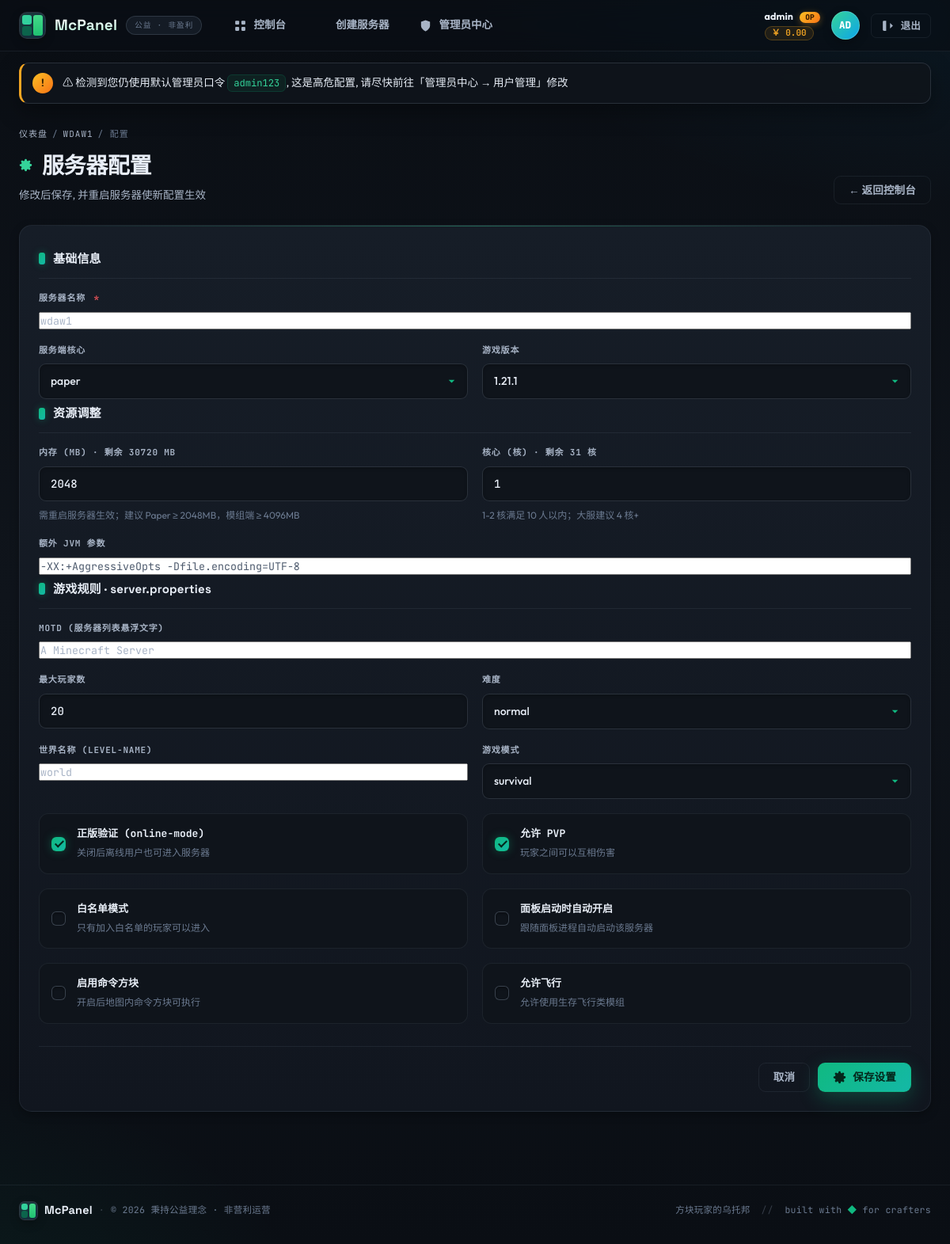
The app's page /servers/2/settings (signed in) with its own data.
### models.py (models this page shows, shortened)
class User(UserMixin, db.Model):
    __tablename__ = 'users'
    id = db.Column(db.Integer, primary_key=True)
    username = db.Column(db.String(80), unique=True, nullable=False, index=True)
    email = db.Column(db.String(120), unique=True, nullable=False)
    password_hash = db.Column(db.String(256), nullable=False)
    is_admin = db.Column(db.Boolean, default=False)
    max_servers = db.Column(db.Integer, default=2)        # 最大服务器数量
    total_memory = db.Column(db.Integer, default=4096)    # 总内存配额 MB
    total_cores = db.Column(db.Integer, default=2)        # 总核心配额
    balance = db.Column(db.Float, default=0.0)            # 余额
    created_at = db.Column(db.DateTime, default=datetime.utcnow)
    servers = db.relationship('ServerInstance', backref='owner', lazy=True, cascade='all, delete-orphan')

class ServerInstance(db.Model):
    __tablename__ = 'servers'
    id = db.Column(db.Integer, primary_key=True)
    name = db.Column(db.String(100), nullable=False)
    user_id = db.Column(db.Integer, db.ForeignKey('users.id'), nullable=False)
    node_id = db.Column(db.Integer, db.ForeignKey('nodes.id'), nullable=True)
    server_type = db.Column(db.String(50), default='paper')  # paper, vanilla, forge, fabric, spigot
    version = db.Column(db.String(20), default='1.20.4')
    memory = db.Column(db.Integer, default=2048)            # MB
    cores = db.Column(db.Integer, default=1)
    port = db.Column(db.Integer, unique=True, nullable=False)
    motd = db.Column(db.String(200), default='A Minecraft Server')
    max_players = db.Column(db.Integer, default=20)
    status = db.Column(db.String(20), default='stopped')    # running, stopped, starting, stopping, crashed
    pid = db.Column(db.Integer, nullable=True)
    player_count = db.Column(db.Integer, default=0)
    uptime_seconds = db.Column(db.BigInteger, default=0)
    last_started = db.Column(db.DateTime, nullable=True)
    created_at = db.Column(db.DateTime, default=datetime.utcnow)
    updated_at = db.Column(db.DateTime, default=datetime.utcnow, onupdate=datetime.utcnow)
    server_path = db.Column(db.String(500), nullable=True)   # 服务器目录绝对路径
    jar_file = db.Column(db.String(200), default='server.jar')
    java_args = db.Column(db.String(500), default='')         # 额外 JVM 参数
    auto_start = db.Column(db.Boolean, default=False)
    online_mode = db.Column(db.Boolean, default=True)         # 正版验证
    pvp_enabled = db.Column(db.Boolean, default=True)
    difficulty = db.Column(db.String(10), default='normal')   # peaceful, easy, normal, hard
    level_name = db.Column(db.String(100), default='world')
    whitelist_enabled = db.Column(db.Boolean, default=False)

### app.py (the view, shortened to what this page needs)
@app.route('/servers/<int:sid>/settings', methods=['GET', 'POST'])
@login_required
def server_settings(sid: int):
    sv = _own_server(sid)
    ctl = get_controller(sv)
    user_servers = ServerInstance.query.filter_by(user_id=current_user.id).all()
    used_mem = sum(s.memory for s in user_servers if s.id != sv.id)
    used_cores = sum(s.cores for s in user_servers if s.id != sv.id)
    remain_mem = current_user.total_memory - used_mem
    remain_cores = current_user.total_cores - used_cores
    return render_template('server_settings.html', s=sv, sid=sv.id,
                           remain_mem=remain_mem, remain_cores=remain_cores)

### app.py (called while the page is built, shortened)
def _generate_csrf_token() -> str:
    if '_csrf_token' not in session:
        session['_csrf_token'] = _secrets.token_urlsafe(32)
    return session['_csrf_token']

@app.before_request
def _csrf_protect():
    method = request.method.upper()
    if method in ('GET', 'HEAD', 'OPTIONS'):
        return

@app.context_processor
def _inject_csrf_token():
    return {'csrf_token': _generate_csrf_token}

def get_controller(inst: ServerInstance):
    if inst.node_id is not None:
        return RemoteServerProxy(inst)
    with _controllers_lock:
        c = _SERVER_CONTROLLERS.get(inst.id)
        if not c:
            c = MinecraftServer(inst, socketio, str(SERVERS_DIR))
            _SERVER_CONTROLLERS[inst.id] = c
        return c

@login_manager.user_loader
def load_user(uid: str):
    try:
        return db.session.get(User, int(uid))
    except Exception:
        return None

@app.context_processor
def inject_globals():
    return {
        'now_year': datetime.utcnow().year,
        'panel_name': 'McPanel 我的世界开服面板',
        'simpfun_like': True,
    }

def _own_server(sid: int) -> ServerInstance:
    sv = db.session.get(ServerInstance, sid)
    if not sv:
        abort(404)
    if sv.user_id != current_user.id and not current_user.is_admin:
        abort(403)
    return sv

### templates/server_settings.html (shortened to what this page needs)
{% extends '_base.html' %}
{% block content %}
<div class="dash-header">
  <div>
    <div class="crumb"><a href="{{ url_for('dashboard') }}">仪表盘</a> / <a href="{{ url_for('server_detail', sid=s.id) }}">{{ s.name }}</a> / 配置</div>
    <h1 class="dash-title"><i data-i="gear"></i> 服务器配置</h1>
    <p class="dash-sub">修改后保存, 并重启服务器使新配置生效</p>
  </div>
  <div class="dash-actions">
    <a class="btn btn-ghost" href="{{ url_for('server_detail', sid=s.id) }}">← 返回控制台</a>
  </div>
</div>
<form method="post" class="card-panel form-panel">
  <h3 class="form-title">基础信息</h3>
  <div class="form-grid">
    <label class="form-item span-2">
      <span>服务器名称 <span class="req">*</span></span>
      <input name="name" value="{{ s.name }}" required maxlength="60"/>
    </label>
    <label class="form-item">
      <span>服务端核心</span>
      <select name="server_type">
        {% for t in ['paper','spigot','vanilla','fabric','forge'] %}
        <option value="{{ t }}" {% if s.server_type == t %}selected{% endif %}>{{ t }}</option>
        {% endfor %}
      </select>
    </label>
    <label class="form-item">
      <span>游戏版本</span>
      <select name="version">
        {% for v in ['1.21.1','1.20.6','1.20.4','1.20.1','1.19.4','1.18.2','1.17.1','1.16.5','1.12.2','1.8.9'] %}
        <option {% if s.version == v %}selected{% endif %}>{{ v }}</option>
        {% endfor %}
      </select>
    </label>
  </div>
  <h3 class="form-title">资源调整</h3>
  <div class="form-grid">
    <label class="form-item">
      <span>内存 (MB) · 剩余 {{ remain_mem }} MB</span>
      <input name="memory" type="number" min="512" max="{{ remain_mem + s.memory }}" value="{{ s.memory }}" step="256"/>
      <small>需重启服务器生效；建议 Paper ≥ 2048MB，模组端 ≥ 4096MB</small>
    </label>
    <label class="form-item">
      <span>核心 (核) · 剩余 {{ remain_cores }} 核</span>
      <input name="cores" type="number" min="1" max="{{ remain_cores + s.cores }}" value="{{ s.cores }}" />
      <small>1-2 核满足 10 人以内；大服建议 4 核+</small>
    </label>
    <label class="form-item span-2">
      <span>额外 JVM 参数</span>
      <input name="java_args" value="{{ s.java_args }}" placeholder="-XX:+AggressiveOpts -Dfile.encoding=UTF-8" />
    </label>
  </div>
  <h3 class="form-title">游戏规则 · server.properties</h3>
  <div class="form-grid">
    <label class="form-item span-2">
      <span>MOTD (服务器列表悬浮文字)</span>
      <input name="motd" value="{{ s.motd }}" maxlength="200"/>
    </label>
    <label class="form-item">
      <span>最大玩家数</span>
      <input name="max_players" type="number" min="1" max="200" value="{{ s.max_players }}"/>
    </label>
    <label class="form-item">
      <span>难度</span>
      <select name="difficulty">
        {% for d in ['peaceful','easy','normal','hard'] %}
        <option {% if s.difficulty == d %}selected{% endif %}>{{ d }}</option>
        {% endfor %}
      </select>
    </label>
    <label class="form-item">
      <span>世界名称 (level-name)</span>
      <input name="level_name" value="{{ s.level_name }}" maxlength="60"/>
    </label>
    <label class="form-item">
      <span>游戏模式</span>
      <select name="gamemode">
        {% for g in ['survival','creative','adventure','spectator'] %}
        <option {% if (s.gamemode or 'survival') == g %}selected{% endif %}>{{ g }}</option>
        {% endfor %}
      </select>
    </label>
    <label class="form-check form-item">
      <input type="checkbox" class="b-check" name="online_mode" {% if s.online_mode %}checked{% endif %}/>
      <span><b>正版验证 (online-mode)</b><small>关闭后离线用户也可进入服务器</small></span>
    </label>
    <label class="form-check form-item">
      <input type="checkbox" class="b-check" name="pvp_enabled" {% if s.pvp_enabled %}checked{% endif %}/>
      <span><b>允许 PVP</b><small>玩家之间可以互相伤害</small></span>
    </label>
    <label class="form-check form-item">
      <input type="checkbox" class="b-check" name="whitelist_enabled" {% if s.whitelist_enabled %}checked{% endif %}/>
      <span><b>白名单模式</b><small>只有加入白名单的玩家可以进入</small></span>
    </label>
    <label class="form-check form-item">
      <input type="checkbox" class="b-check" name="auto_start" {% if s.auto_start %}checked{% endif %}/>
      <span><b>面板启动时自动开启</b><small>跟随面板进程自动启动该服务器</small></span>
    </label>
    <label class="form-check form-item">
      <input type="checkbox" class="b-check" name="enable_command_block" {% if s.enable_command_block %}checked{% endif %}/>
      <span><b>启用命令方块</b><small>开启后地图内命令方块可执行</small></span>
    </label>
    <label class="form-check form-item">
      <input type="checkbox" class="b-check" name="allow_flight" {% if s.allow_flight %}checked{% endif %}/>
      <span><b>允许飞行</b><small>允许使用生存飞行类模组</small></span>
    </label>
  </div>
  <div class="form-actions">
    <a class="btn btn-ghost" href="{{ url_for('server_detail', sid=s.id) }}">取消</a>
    <button class="btn btn-primary" type="submit">
      <i data-i="gear"></i>
      保存设置
    </button>
  </div>
</form>
{% endblock %}

### templates/_base.html (shortened to what this page needs)
<!DOCTYPE html>
<html lang="zh-CN">
<head>
  <link rel="stylesheet" href="{{ url_for('static', filename='css/app.css') }}" />
</head>
<body class="{% block body_class %}{% endblock %}">
  <div class="bg-layer bg-noise" aria-hidden="true"></div>
  <div class="bg-layer bg-grad" aria-hidden="true"></div>
  {% if current_user.is_authenticated %}
  <header class="topbar">
    <div class="topbar-inner">
      <a class="brand" href="{{ url_for('dashboard') }}">
        <span class="brand-mark" aria-hidden="true">
          <span class="bm bm-1"></span><span class="bm bm-2"></span><span class="bm bm-3"></span>
        </span>
        <span class="brand-text">McPanel</span>
        <span class="brand-tag">公益 · 非盈利</span>
      </a>
      <nav class="nav-links" role="navigation">
        <a href="{{ url_for('dashboard') }}" class="{% if request.endpoint == 'dashboard' %}active{% endif %}">
          <i data-i="grid"></i>
          <span>控制台</span>
        </a>
        <a href="{{ url_for('server_new') }}" class="{% if request.endpoint == 'server_new' %}active{% endif %}">
          <i data-i="plus"></i>
          <span>创建服务器</span>
        </a>
        {% if current_user.is_admin %}
        <div class="nav-item-group">
          <a href="{{ url_for('admin_center') }}" class="{% if request.endpoint and request.endpoint.startswith('admin') %}active{% endif %}">
            <i data-i="shield"></i>
            <span>管理员中心</span>
          </a>
        </div>
        {% endif %}
      </nav>
      <div class="user-area">
        <div class="user-info">
          <div class="user-name">
            {{ current_user.username }}
            {% if current_user.is_admin %}<span class="badge-admin">OP</span>{% endif %}
          </div>
          <div class="user-balance">￥ {{ '%.2f' % current_user.balance }}</div>
        </div>
        <div class="user-avatar" title="{{ current_user.username }}">
          {{ current_user.username[:2].upper() }}
        </div>
        <a class="btn btn-ghost btn-sm" href="{{ url_for('auth_logout') }}">
          <i data-i="logout"></i>退出
        </a>
      </div>
    </div>
  </header>
  {% endif %}
  <div class="flash-wrap">
    {% if session.get('_must_change_admin_password') and current_user.is_admin %}
    <div class="flash flash-warning" style="position:sticky;top:0;z-index:50">
      <span class="flash-icon">!</span>
      <span class="flash-text">⚠ 检测到您仍使用默认管理员口令 <code>admin123</code>, 这是高危配置, 请尽快前往「管理员中心 → 用户管理」修改</span>
    </div>
    {% endif %}
  </div>
  <main class="main-wrap">
    {% block content %}{% endblock %}
  </main>
  <footer class="site-footer">
    <div class="fcol">
      <span class="f-brand">
        <span class="brand-mark sm" aria-hidden="true">
          <span class="bm bm-1"></span><span class="bm bm-2"></span><span class="bm bm-3"></span>
        </span>
        McPanel
      </span>
      <span class="f-dot">·</span>
      <span>© {{ now_year }} 秉持公益理念 · 非营利运营</span>
    </div>
    <div class="fcol right">
      <span class="f-meta">方块玩家的乌托邦</span>
      <span class="f-sep">//</span>
      <span class="f-heart">built with <span>◆</span> for crafters</span>
    </div>
  </footer>
</body>
</html>

### records on screen
User: username "admin", balance "0.00", username "AD"
ServerInstance: name "WDAW1", name "wdaw1", server_type "paper", version "1.21.1", memory "2048", cores "1", motd "A Minecraft Server", max_players "20", difficulty "normal", level_name "world", online_mode "☑", pvp_enabled "☑"

### other values on screen
{{ remain_mem }} "30720"
{{ remain_cores }} "31"
form field gamemode "survival"
